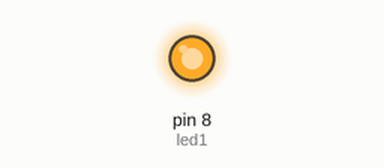
The sketch below on a simulated Arduino Uno, built with avr-gcc and run on an emulated ATmega328P. Parts: output pins drawn as LEDs (lit = HIGH).

Above: at 0.1 s.
At 2.6 s:
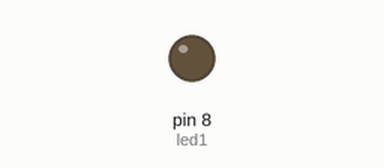
Timing chart, 0 to 4.1 s (numbered marks = the images above):
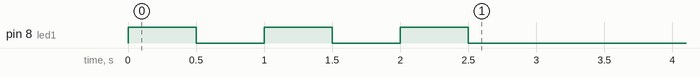

The sketch:

array_led_activitat_6_part_1.ino
```cpp
const int led1 = 8;
unsigned long retard = 500;
void setup()
{
pinMode(led1,OUTPUT);
digitalWrite(led1,1);
delay(retard);
digitalWrite(led1,0);
delay(retard);
digitalWrite(led1,1);
delay(retard);
digitalWrite(led1,0);
delay(retard);
digitalWrite(led1,1);
delay(retard);
digitalWrite(led1,0);
delay(retard);
}

void loop() {

}
```
